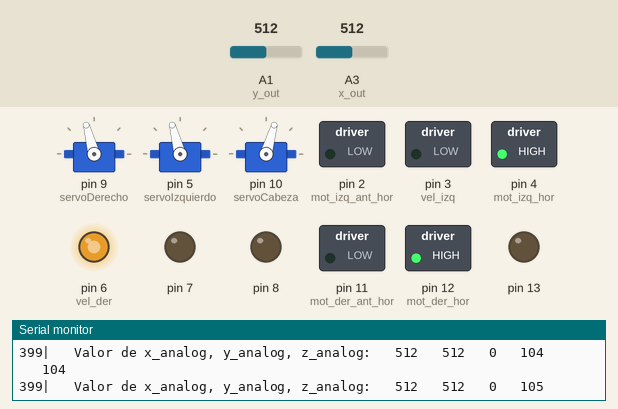
A sketch run on a simulated Arduino Uno, built with avr-gcc and run on an emulated ATmega328P. Parts: 3 × servo, switched loads named in the sketch (green lamp = pin HIGH), output pins drawn as LEDs (lit = HIGH), the last lines printed to the serial monitor. The inputs (shaded band) are chosen by the test bench; at power-on: A1 (y_out) = 512, A3 (x_out) = 512.

Above: at 1.23 s.
1.3 s: A1 (y_out) set to 384
4.3 s: A1 (y_out) set to 360
At 7.2 s:
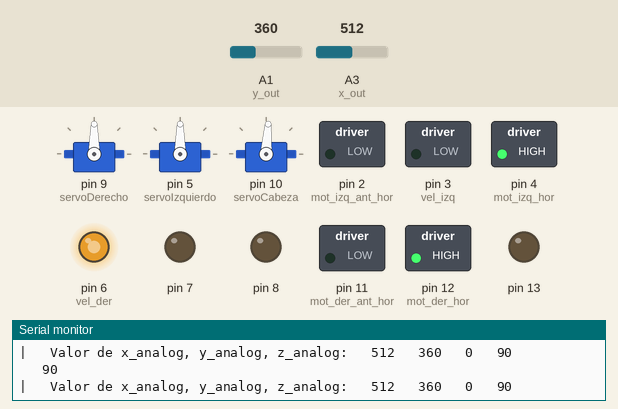
7.3 s: A3 (x_out) set to 379
10.3 s: A3 (x_out) set to 347
At 10.8 s:
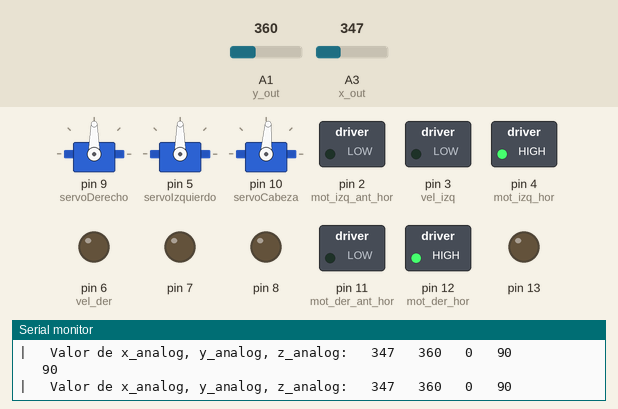
11.8 s: A1 (y_out) set to 380
At 11.93 s:
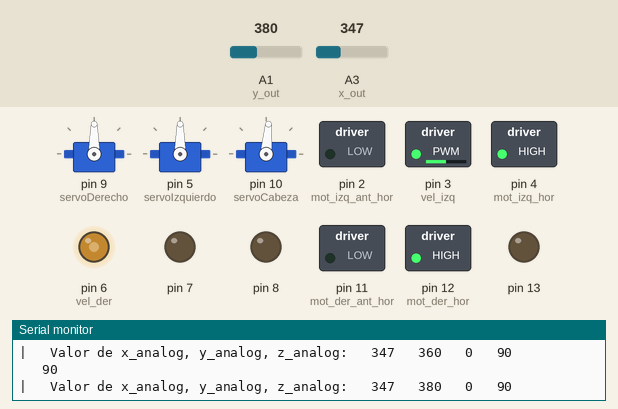
14.8 s: A3 (x_out) set to 329
17.8 s: A3 (x_out) set to 307
At 17.9 s:
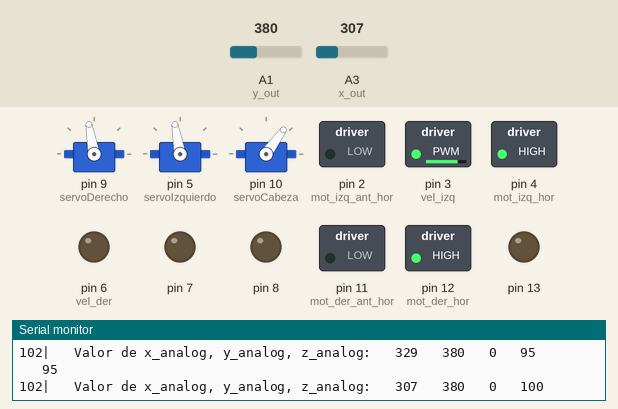
Timing chart, 0 to 21.8 s (numbered marks = the images above; inputs shaded):
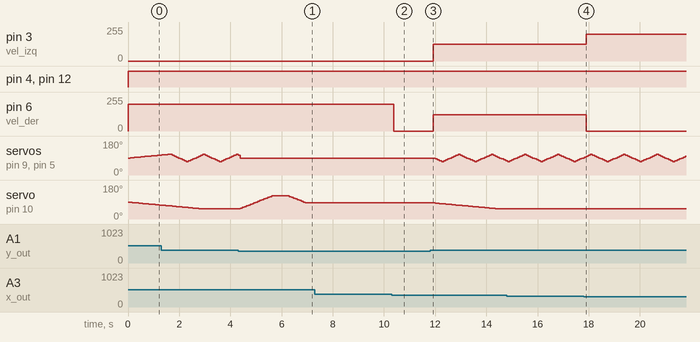

The sketch:

codigo_del_walle.ino
```cpp
#include <Servo.h>

// _ _ _ _ _ _ _ _ _ _ _ _ Conexión de Pines _ _ _ _ _ _ _ _ _ _ _ _\\
//Pines de control de giro de motor derecho
int mot_der_hor = 12;
int mot_der_ant_hor =11;

//Pines de control de gito de motor izquierdo
int mot_izq_hor = 4;
int mot_izq_ant_hor = 2;

//Pines para control de motores con PWM
int vel_der = 6;
int vel_izq = 3;

//Pines de lectura de datos de acelerometro
int x_out = 3;
int y_out = 1;
int z_out = 2;


// _ _ _ _ _ _ _ _ _ _ _ _ Variables _ _ _ _ _ _ _ _ _ _ _ _ \\
//Almacenar valores de lectura analogica de aceleraciones
int x_analog;
int y_analog;
int z_analog;

//Valores para calibrar el acelerometro
//Indicar el valor medido correspondiente a 0g y 1g en cada entrada
int x_m1g = 274;//-1g
int x_0g = 340;
int x_1g = 410;

int y_m1g = 272;
int y_0g = 340 ;
int y_1g = 410;

int z_m1g = 277;
int z_0g  = 343;
int z_1g  = 410;

// Posicion mas baja = 70°  < Movimiento del brazo derecho   < 110°=Posición más alta
// Posicion mas baja = 120° < Movimiento del brazo izquierdo < 70° =Posición más alta
int angulo_derecho=90;
int angulo_izquierdo=90;


//Para escribir en motores
int vel_base_motrs; //Velocidad base de los motores, con base en el angulo
int vel_dir_motrs;  //Control de velocidad con base en si hay que girar a derecha o izquierda
int vel_mot_der;    //Utilizadas para escribir sobre los motores
int vel_mot_izq;

//Almacenar los valores de los angulos
int x_angulo;
int y_angulo;
int z_angulo; //Variable z no implementada en el codigo

int rang_inf_pwm=5; //Se utiliza para mapear la entrada analogica del acelerometro:
                    //en lugar de 0, se reemplaza por esta variable
int rang_sup_pwm=90;

float velocidad = 0;

Servo servoDerecho;
Servo servoIzquierdo;
Servo servoCabeza;

int modificador_angulo=1;
int angulo_cabeza=90;

bool lim_sup=true;
int stop_mov;
int contador=0;


void setup()
{
  pinMode(1, OUTPUT);
  pinMode(2, OUTPUT);
  pinMode(3, OUTPUT);
  pinMode(4, OUTPUT);
  pinMode(5, OUTPUT);
  pinMode(6, OUTPUT);
  pinMode(7, OUTPUT);
  pinMode(8, OUTPUT);
  pinMode(9, OUTPUT);
  pinMode(10, OUTPUT);
  pinMode(11, OUTPUT);
  pinMode(12, OUTPUT);
  pinMode(13, OUTPUT);
  Serial.begin(9600);
  servoDerecho.attach(9);
  servoIzquierdo.attach(5);
  servoCabeza.attach(10);

  //Posicion centrada de los brazos y la cabeza
  servoDerecho.write(90);
  servoIzquierdo.write(90);
  servoCabeza.write(90);  //Rango de movimiento de la cabeza: 135-50
}


void loop(){
  y_analog = analogRead(y_out);
  x_analog = analogRead(x_out);

  //Imprimir valores analogicos leidos:
  Serial.print("|   Valor de x_analog, y_analog, z_analog:   ");
  Serial.print(x_analog);
  Serial.print("   ");
  Serial.print(y_analog);
    Serial.print("   ");
  Serial.print(z_analog);
     Serial.print("   ");
  Serial.println(angulo_izquierdo);
   Serial.print("   ");
  Serial.println(angulo_derecho);
    Serial.println();

  // Aqui se controla si se debe mover hacia adelante o hacia atrás. También se decide la velocidad a la que se debe realizar.
  if (y_analog > 370){
    //Esto indica que se está inclinando el acelerometro hacia el frente, es decir, hay que moverse hacia el frente
    digitalWrite(mot_der_hor, HIGH);
    digitalWrite(mot_izq_hor, HIGH);
    digitalWrite(mot_der_ant_hor, LOW);
    digitalWrite(mot_izq_ant_hor, LOW);
    velocidad = ((y_analog-370)/((y_1g-370)*0.1))*rang_sup_pwm*0.1+80;
    Serial.print(int(velocidad));
    analogWrite(vel_der, int(velocidad)+20);
    analogWrite(vel_izq, int(velocidad)+25);

    // Cuando el robot se mueve hacia adelante, los brazos se mueven simulando caminar
    servoDerecho.write(angulo_derecho);
    servoIzquierdo.write(angulo_izquierdo);
    angulo_derecho = angulo_derecho + modificador_angulo;
    angulo_izquierdo = angulo_izquierdo + modificador_angulo;
    if (angulo_derecho >= 110){
      modificador_angulo = -5;
    }else if (angulo_derecho <= 70){
      modificador_angulo = 5;
    }

    //También cuando camina hacia adelante, el robot mueve la cabeza hacia abajo simulando caminar
    if (angulo_cabeza>=55){
      angulo_cabeza--;
      lim_sup=false;
      stop_mov=false;
      contador=0;
    }
    servoCabeza.write(angulo_cabeza);

  } else if(y_analog < 320){
    // Este es el caso donde se indica que se desea mover hacia atrás el walle
    digitalWrite(mot_der_hor, LOW);
    digitalWrite(mot_izq_hor, LOW);
    digitalWrite(mot_der_ant_hor, HIGH);
    digitalWrite(mot_izq_ant_hor, HIGH);
    analogWrite(vel_der, int(velocidad));
    analogWrite(vel_izq, int(velocidad));
    velocidad = ((370-y_analog)/((370-y_m1g)*0.1))*rang_sup_pwm*0.1+80;
    Serial.print(int(velocidad));
    analogWrite(vel_der, int(velocidad));
    analogWrite(vel_izq, int(velocidad));
  }else{
    // El walle se detiene
    analogWrite(vel_der, 0);
    analogWrite(vel_izq, 0);
    // Cuando se tiene el movimiento, los brazos y la cabeza también se retornan a la posicion central
    angulo_derecho = 90;
    angulo_izquierdo = 90;

    // Cuando el movimiento se detiene, el walle sube y baja la cabeza, como si estuviera viendo lo que tiene en frente
    if (angulo_cabeza<=120 && lim_sup==false){
      angulo_cabeza=angulo_cabeza+4;
    }
    if (angulo_cabeza>=120){
        // Este es un pequeño retardo que se agrega para que el walle se quede "viendo" hacia arriba un momento cuando termina de caminar,
        // como si estuviera viendo lo que tiene enfrente
        contador++;
        if (contador>=10){
          lim_sup=true;
        }
    }
    if(lim_sup==true){
      if (angulo_cabeza>=90){
        angulo_cabeza=angulo_cabeza-4;
      }

    }
    servoDerecho.write(angulo_derecho);
    servoIzquierdo.write(angulo_izquierdo);
    servoCabeza.write(angulo_cabeza);
  }
  // Aqui se decide cuándo se debe rotar
  if (x_analog < 320){
    analogWrite(vel_der, 0);
    analogWrite(vel_izq, 200);
  } else if (x_analog > 360){
    analogWrite(vel_der, 200);
    analogWrite(vel_izq, 0);
  }
}
```

Measured:
- the behaviour switches between 371 and 370 on A1 (y_out) (found by bisection; images 0 and 1)
- the behaviour switches between 361 and 360 on A3 (x_out) (found by bisection; images 1 and 2)
- the behaviour switches between 320 and 319 on A3 (x_out) (found by bisection; images 3 and 4)
- after the input at 4.3 s, servo on pin 10 (servoCabeza): rises from 54° to 122° in 1.2 s, then falls to 86° in 1.3 s
- after the input at 10.3 s, pin 6 (vel_der): 200/255 → 0/255 after 0.09 s
- after the input at 11.8 s, pin 3 (vel_izq): 0/255 → 127/255 after 0.13 s; pin 6 (vel_der): 0/255 → 122/255 after 0.13 s
- after the input at 17.8 s, pin 3 (vel_izq): 127/255 → 200/255 after 0.10 s; pin 6 (vel_der): 122/255 → 0/255 after 0.10 s
